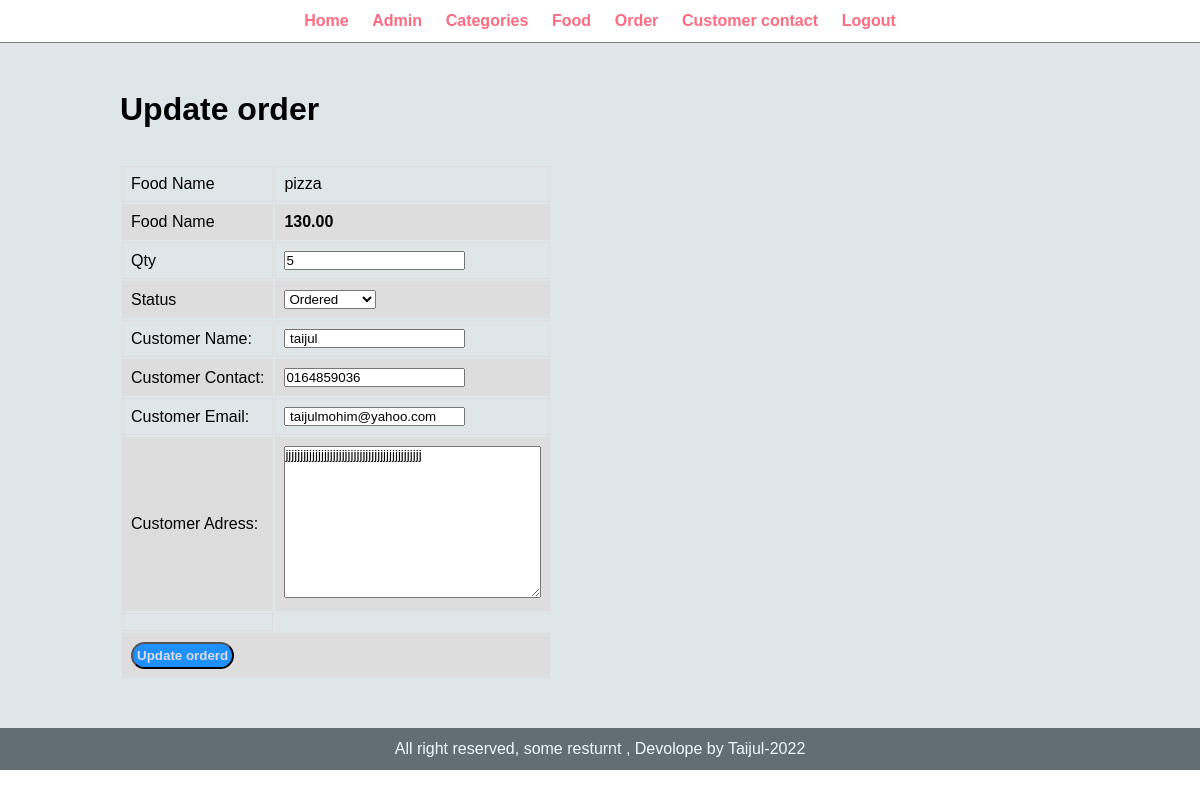
The page /admin/update-order.php?id=8 (signed in) on the database its author committed.
### tables this page shows
CREATE TABLE `table_order` (
  `id` int(11) NOT NULL,
  `food` varchar(150) NOT NULL,
  `price` decimal(10,2) NOT NULL,
  `qty` int(11) NOT NULL,
  `total` decimal(10,2) NOT NULL,
  `order_date` datetime NOT NULL,
  `status` varchar(20) NOT NULL,
  `coustomer_name` varchar(50) NOT NULL,
  `coustomer_contact` varchar(20) NOT NULL,
  `coustomer_email` varchar(50) NOT NULL,
  `coustomer_adress` varchar(50) NOT NULL
);

### admin/update-order.php (the view, shortened to what this page needs)
<?php include("partials/menu.php");?>
<div class="main-content">
    <div class="wrapper">
        <h1>Update order</h1>
        <br><br>
          <?php
          $id=$_GET['id'];
  $sql="SELECT * FROM table_order WHERE id=$id";
  $query=mysqli_query($conn,$sql);
  $row=mysqli_fetch_array($query);
   $food=$row['food'];
    $price=$row['price'];
   $qty=$row['qty'];
   $status=$row['status'];
    $coustomer_name=$row['coustomer_name'];
    $contact=$row['coustomer_contact'];
    $email=$row['coustomer_email'];
    $adress=$row['coustomer_adress'];
   ?>
        <form action="" method="post">
       <table>
           <tr>
               <td>Food Name</td>
               <td><?php echo $food ?></td>
           </tr>
           <tr>
               <td>Food Name</td>
               <td> <b><?php echo $price ?></b></td>
           </tr>
           <tr>
               <td>Qty</td>
                <td>
                    <input type="number" name="qty" value="<?php echo $qty;?>">
                </td>
           </tr>
           <tr>
               <td>Status</td>
               <td>
                   <select name="status" id="">
                       <option <?php if($status=="Ordered"){echo "selected";}?> value="Ordered">Ordered</option>
                   </select>
               </td>
           </tr>
            <tr>
                <td>Customer Name:</td>
                <td>
                    <input type="text" name="customer_name" value="<?php echo $coustomer_name;?>">
                </td>
            </tr>
            <tr>
                <td>Customer Contact:</td>
                <td>
                    <input type="text" name="customer_contact" value="<?php echo $contact ?>">
                </td>
            </tr>
            <tr>
                <td>Customer Email:</td>
                <td>
                    <input type="text" name="customer_email" value="<?php echo $email;?>">
                </td>
            </tr>
            <tr>
                <td>Customer Adress:</td>
                <td>
                    <textarea name="customer_adress" id="" cols="30" rows="10"><?php echo $adress;?></textarea>
                </td>
            </tr>
                <tr>
                    <td>
                    </td>
                </tr>
           <tr>
               <td colspan="2">
                   <input type="submit" class="btn btn-primary" name="submit" value="Update orderd">
               </td>
           </tr>
       </table>
        </form>
    </div>
</div>
<?php include("partials/footer.php")?>

### css/admin.css (style rules this page uses)
* { margin: 0; padding: 0; font-family: 'Franklin Gothic Medium', 'Arial Narrow', Arial, sans-serif; }
.wrapper { padding: 1%; width: 80%; margin: 0 auto; }
.btn-primary { background-color: #1e90ff; padding: 1%; color: #dddddd; text-decoration: none; font-weight: bold; border-radius: 15px; }
td, th { border: 1px solid #dddddd; text-align: left; padding: 8px; }
tr:nth-child(even) { background-color: #dddddd; }
.main-content { background-color: #dfe6e9; padding: 3% 0; }

### rows shown on the page
table_order: food "pizza", price "130.00", qty "5", status "Ordered", customer_name "taijul", customer_contact "0164859036", customer_email "taijulmohim@yahoo.com", customer_adress "jjjjjjjjjjjjjjjjjjjjjjjjjjjjjjjjjjjjjjjjjjjjjj"
